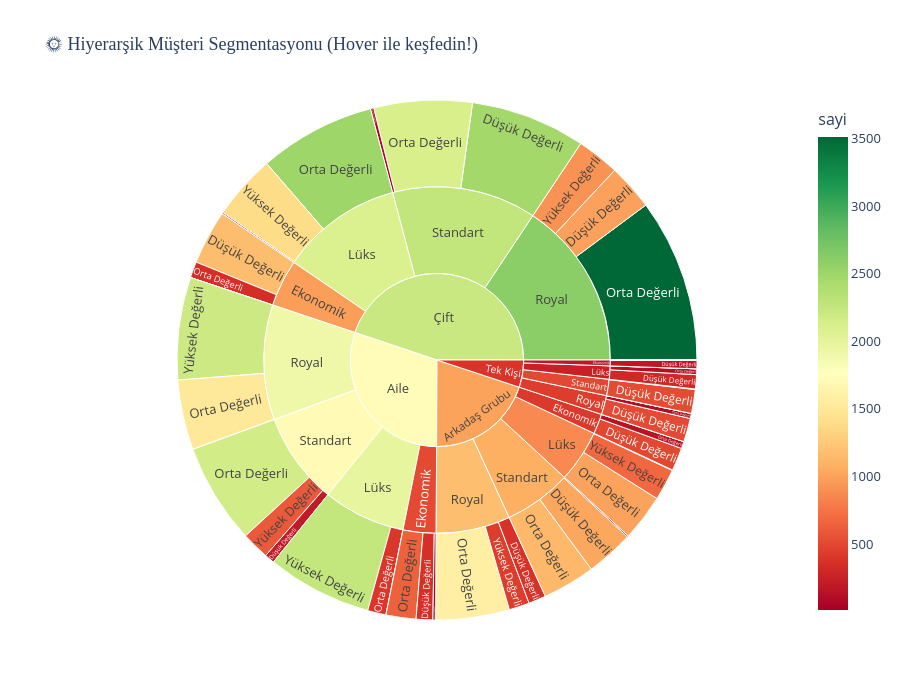

This figure's notebook cell:
### Markdown cell above
### 10.1 🌞 Sunburst Chart - Hiyerarşik Müşteri Segmentasyonu

İç içe geçmiş dairelerde müşteri dağılımını göreceğiz:
- **Merkez**: Müşteri tipi
- **Orta halka**: Çadır tipi
- **Dış halka**: Harcama segmenti

### Code cell
import plotly.express as px
import plotly.graph_objects as go

# Sunburst için veri hazırla
sunburst_data = df.groupby(['musteri_tipi', 'cadir_tipi', 'harcama_segmenti']).size().reset_index(name='sayi')

# Sunburst Chart oluştur
fig_sunburst = px.sunburst(
    sunburst_data,
    path=['musteri_tipi', 'cadir_tipi', 'harcama_segmenti'],
    values='sayi',
    title='🌞 Hiyerarşik Müşteri Segmentasyonu (Hover ile keşfedin!)',
    color='sayi',
    color_continuous_scale='RdYlGn',
    hover_data={'sayi': ':,'}
)

fig_sunburst.update_layout(
    height=700,
    font=dict(size=13),
    title_font=dict(size=18, family='Arial Black')
)

fig_sunburst.show()

# Özet istatistikler
print("\n" + "="*70)
print("📊 HİYERARŞİK SEGMENTASYON ÖZETİ")
print("="*70)
print(f"Toplam Segment Sayısı: {len(sunburst_data)}")
print(f"En Kalabalık Segment: {sunburst_data.nlargest(1, 'sayi')[['musteri_tipi', 'cadir_tipi', 'harcama_segmenti', 'sayi']].to_string(index=False)}")
print(f"En Az Müşteri Olan Segment: {sunburst_data.nsmallest(1, 'sayi')[['musteri_tipi', 'cadir_tipi', 'harcama_segmenti', 'sayi']].to_string(index=False)}")

### Figure 1 — Plotly figure (JSON) as saved in the notebook; plotly's stock layout.template omitted (floating-point values rounded to 4 significant figures)
{"data": [{"branchvalues": "total", "customdata": [[357.0], [643.0], [62.0], [NaN], [397.0], [2260.0], [NaN], [1505.0], [2201.0], [212.0], [2157.0], [597.0], [494.0], [152.0], [NaN], [12.0], [1000.0], [677.0], [373.0], [1578.0], [439.0], [1025.0], [1132.0], [27.0], [187.0], [NaN], [NaN], [304.0], [124.0], [NaN], [508.0], [108.0], [NaN], [514.0], [12.0], [NaN], [1166.0], [348.0], [NaN], [30.0], [2504.0], [1391.0], [991.0], [3511.0], [915.0], [2468.0], [2110.0], [72.0], [512.9], [1982.0], [1918.0], [1704.0], [413.5], [863.5], [1181.0], [1068.0], [187.0], [251.9], [437.9], [502.5], [978.0], [2091.0], [2611.0], [2268.0], [1730.0], [995.8], [385.2], [2217.0]], "domain": {"x": [0, 1], "y": [0, 1]}, "hovertemplate": "labels=%{label}<br>sayi_sum=%{value}<br>parent=%{parent}<br>id=%{id}<br>sayi=%{color:,}<extra></extra>", "ids": ["Aile/Ekonomik/Düşük Değerli", "Aile/Ekonomik/Orta Değerli", "Aile/Ekonomik/Yüksek Değerli", "Aile/Lüks/Düşük Değerli", "Aile/Lüks/Orta Değerli", "Aile/Lüks/Yüksek Değerli", "Aile/Royal/Düşük Değerli", "Aile/Royal/Orta Değerli", "Aile/Royal/Yüksek Değerli", "Aile/Standart/Düşük Değerli", "Aile/Standart/Orta Değerli", "Aile/Standart/Yüksek Değerli", "Arkadaş Grubu/Ekonomik/Düşük Değerli", "Arkadaş Grubu/Ekonomik/Orta Değerli", "Arkadaş Grubu/Ekonomik/Yüksek Değerli", "Arkadaş Grubu/Lüks/Düşük Değerli", "Arkadaş Grubu/Lüks/Orta Değerli", "Arkadaş Grubu/Lüks/Yüksek Değerli", "Arkadaş Grubu/Royal/Düşük Değerli", "Arkadaş Grubu/Royal/Orta Değerli", "Arkadaş Grubu/Royal/Yüksek Değerli", "Arkadaş Grubu/Standart/Düşük Değerli", "Arkadaş Grubu/Standart/Orta Değerli", "Arkadaş Grubu/Standart/Yüksek Değerli", "Tek Kişi/Ekonomik/Düşük Değerli", "Tek Kişi/Ekonomik/Orta Değerli", "Tek Kişi/Ekonomik/Yüksek Değerli", "Tek Kişi/Lüks/Düşük Değerli", "Tek Kişi/Lüks/Orta Değerli", "Tek Kişi/Lüks/Yüksek Değerli", "Tek Kişi/Royal/Düşük Değerli", "Tek Kişi/Royal/Orta Değerli", "Tek Kişi/Royal/Yüksek Değerli", "Tek Kişi/Standart/Düşük Değerli", "Tek Kişi/Standart/Orta Değerli", "Tek Kişi/Standart/Yüksek Değerli", "Çift/Ekonomik/Düşük Değerli", "Çift/Ekonomik/Orta Değerli", "Çift/Ekonomik/Yüksek Değerli", "Çift/Lüks/Düşük Değerli", "Çift/Lüks/Orta Değerli", "Çift/Lüks/Yüksek Değerli", "Çift/Royal/Düşük Değerli", "Çift/Royal/Orta Değerli", "Çift/Royal/Yüksek Değerli", "Çift/Standart/Düşük Değerli", "Çift/Standart/Orta Değerli", "Çift/Standart/Yüksek Değerli", "Aile/Ekonomik", "Aile/Lüks", "Aile/Royal", "Aile/Standart", "Arkadaş Grubu/Ekonomik", "Arkadaş Grubu/Lüks", "Arkadaş Grubu/Royal", "Arkadaş Grubu/Standart", "Tek Kişi/Ekonomik", "Tek Kişi/Lüks", "Tek Kişi/Royal", "Tek Kişi/Standart", "Çift/Ekonomik", "Çift/Lüks", "Çift/Royal", "Çift/Standart", "Aile", "Arkadaş Grubu", "Tek Kişi", "Çift"], "labels": ["Düşük Değerli", "Orta Değerli", "Yüksek Değerli", "Düşük Değerli", "Orta Değerli", "Yüksek Değerli", "Düşük Değerli", "Orta Değerli", "Yüksek Değerli", "Düşük Değerli", "Orta Değerli", "Yüksek Değerli", "Düşük Değerli", "Orta Değerli", "Yüksek Değerli", "Düşük Değerli", "Orta Değerli", "Yüksek Değerli", "Düşük Değerli", "Orta Değerli", "Yüksek Değerli", "Düşük Değerli", "Orta Değerli", "Yüksek Değerli", "Düşük Değerli", "Orta Değerli", "Yüksek Değerli", "Düşük Değerli", "Orta Değerli", "Yüksek Değerli", "Düşük Değerli", "Orta Değerli", "Yüksek Değerli", "Düşük Değerli", "Orta Değerli", "Yüksek Değerli", "Düşük Değerli", "Orta Değerli", "Yüksek Değerli", "Düşük Değerli", "Orta Değerli", "Yüksek Değerli", "Düşük Değerli", "Orta Değerli", "Yüksek Değerli", "Düşük Değerli", "Orta Değerli", "Yüksek Değerli", "Ekonomik", "Lüks", "Royal", "Standart", "Ekonomik", "Lüks", "Royal", "Standart", "Ekonomik", "Lüks", "Royal", "Standart", "Ekonomik", "Lüks", "Royal", "Standart", "Aile", "Arkadaş Grubu", "Tek Kişi", "Çift"], "marker": {"coloraxis": "coloraxis", "colors": [357.0, 643.0, 62.0, NaN, 397.0, 2260.0, NaN, 1505.0, 2201.0, 212.0, 2157.0, 597.0, 494.0, 152.0, NaN, 12.0, 1000.0, 677.0, 373.0, 1578.0, 439.0, 1025.0, 1132.0, 27.0, 187.0, NaN, NaN, 304.0, 124.0, NaN, 508.0, 108.0, NaN, 514.0, 12.0, NaN, 1166.0, 348.0, NaN, 30.0, 2504.0, 1391.0, 991.0, 3511.0, 915.0, 2468.0, 2110.0, 72.0, 512.9, 1982.0, 1918.0, 1704.0, 413.5, 863.5, 1181.0, 1068.0, 187.0, 251.9, 437.9, 502.5, 978.0, 2091.0, 2611.0, 2268.0, 1730.0, 995.8, 385.2, 2217.0]}, "name": "", "parents": ["Aile/Ekonomik", "Aile/Ekonomik", "Aile/Ekonomik", "Aile/Lüks", "Aile/Lüks", "Aile/Lüks", "Aile/Royal", "Aile/Royal", "Aile/Royal", "Aile/Standart", "Aile/Standart", "Aile/Standart", "Arkadaş Grubu/Ekonomik", "Arkadaş Grubu/Ekonomik", "Arkadaş Grubu/Ekonomik", "Arkadaş Grubu/Lüks", "Arkadaş Grubu/Lüks", "Arkadaş Grubu/Lüks", "Arkadaş Grubu/Royal", "Arkadaş Grubu/Royal", "Arkadaş Grubu/Royal", "Arkadaş Grubu/Standart", "Arkadaş Grubu/Standart", "Arkadaş Grubu/Standart", "Tek Kişi/Ekonomik", "Tek Kişi/Ekonomik", "Tek Kişi/Ekonomik", "Tek Kişi/Lüks", "Tek Kişi/Lüks", "Tek Kişi/Lüks", "Tek Kişi/Royal", "Tek Kişi/Royal", "Tek Kişi/Royal", "Tek Kişi/Standart", "Tek Kişi/Standart", "Tek Kişi/Standart", "Çift/Ekonomik", "Çift/Ekonomik", "Çift/Ekonomik", "Çift/Lüks", "Çift/Lüks", "Çift/Lüks", "Çift/Royal", "Çift/Royal", "Çift/Royal", "Çift/Standart", "Çift/Standart", "Çift/Standart", "Aile", "Aile", "Aile", "Aile", "Arkadaş Grubu", "Arkadaş Grubu", "Arkadaş Grubu", "Arkadaş Grubu", "Tek Kişi", "Tek Kişi", "Tek Kişi", "Tek Kişi", "Çift", "Çift", "Çift", "Çift", "", "", "", ""], "type": "sunburst", "values": [357.0, 643.0, 62.0, 0.0, 397.0, 2260.0, 0.0, 1505.0, 2201.0, 212.0, 2157.0, 597.0, 494.0, 152.0, 0.0, 12.0, 1000.0, 677.0, 373.0, 1578.0, 439.0, 1025.0, 1132.0, 27.0, 187.0, 0.0, 0.0, 304.0, 124.0, 0.0, 508.0, 108.0, 0.0, 514.0, 12.0, 0.0, 1166.0, 348.0, 0.0, 30.0, 2504.0, 1391.0, 991.0, 3511.0, 915.0, 2468.0, 2110.0, 72.0, 1062.0, 2657.0, 3706.0, 2966.0, 646.0, 1689.0, 2390.0, 2184.0, 187.0, 428.0, 616.0, 526.0, 1514.0, 3925.0, 5417.0, 4650.0, 10390.0, 6909.0, 1757.0, 15510.0]}], "layout": {"coloraxis": {"colorbar": {"title": {"text": "sayi"}}, "colorscale": [[0, "rgb(165,0,38)"], [0.1, "rgb(215,48,39)"], [0.2, "rgb(244,109,67)"], [0.3, "rgb(253,174,97)"], [0.4, "rgb(254,224,139)"], [0.5, "rgb(255,255,191)"], [0.6, "rgb(217,239,139)"], [0.7, "rgb(166,217,106)"], [0.8, "rgb(102,189,99)"], [0.9, "rgb(26,152,80)"], [1, "rgb(0,104,55)"]]}, "font": {"size": 13}, "height": 700, "legend": {"tracegroupgap": 0}, "title": {"font": {"family": "Arial Black", "size": 18}, "text": "🌞 Hiyerarşik Müşteri Segmentasyonu (Hover ile keşfedin!)"}}}
